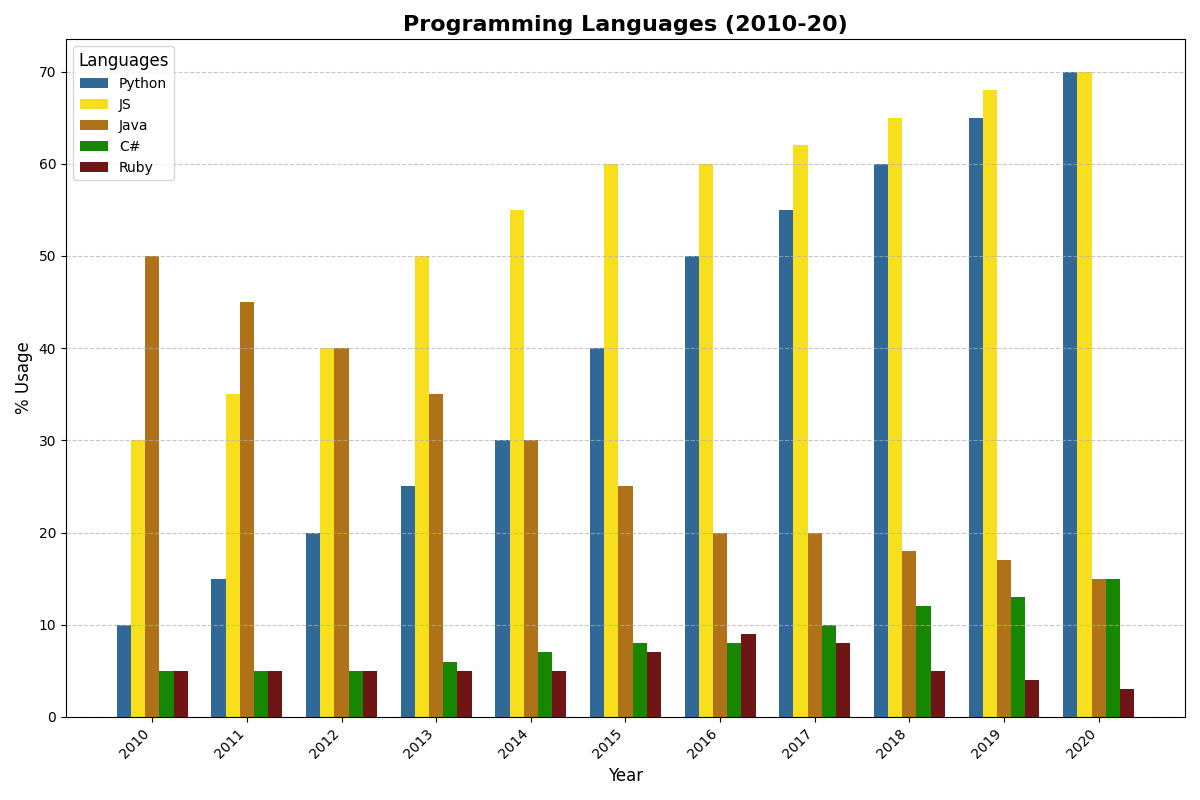

Generate this figure with Python:
import matplotlib.pyplot as plt
import numpy as np

years = np.arange(2010, 2021)

python = np.array([10, 15, 20, 25, 30, 40, 50, 55, 60, 65, 70])
javascript = np.array([30, 35, 40, 50, 55, 60, 60, 62, 65, 68, 70])
java = np.array([50, 45, 40, 35, 30, 25, 20, 20, 18, 17, 15])
csharp = np.array([5, 5, 5, 6, 7, 8, 8, 10, 12, 13, 15])
ruby = np.array([5, 5, 5, 5, 5, 7, 9, 8, 5, 4, 3])

bar_width = 0.15

r1 = np.arange(len(years))
r2 = [x + bar_width for x in r1]
r3 = [x + bar_width for x in r2]
r4 = [x + bar_width for x in r3]
r5 = [x + bar_width for x in r4]

fig, ax = plt.subplots(figsize=(12, 8))

ax.bar(r1, python, color='#306998', width=bar_width, label='Python')
ax.bar(r2, javascript, color='#F7DF1E', width=bar_width, label='JS')
ax.bar(r3, java, color='#b07219', width=bar_width, label='Java')
ax.bar(r4, csharp, color='#178600', width=bar_width, label='C#')
ax.bar(r5, ruby, color='#701516', width=bar_width, label='Ruby')

ax.set_title('Programming Languages (2010-20)', fontsize=16, fontweight='bold')
ax.set_xlabel('Year', fontsize=12)
ax.set_ylabel('% Usage', fontsize=12)

ax.legend(loc='upper left', title='Languages', fontsize=10, title_fontsize='12')

ax.set_xticks([r + 2*bar_width for r in range(len(years))])
ax.set_xticklabels(years, rotation=45, ha="right")

ax.grid(axis='y', linestyle='--', alpha=0.7)

plt.tight_layout()
plt.show()
